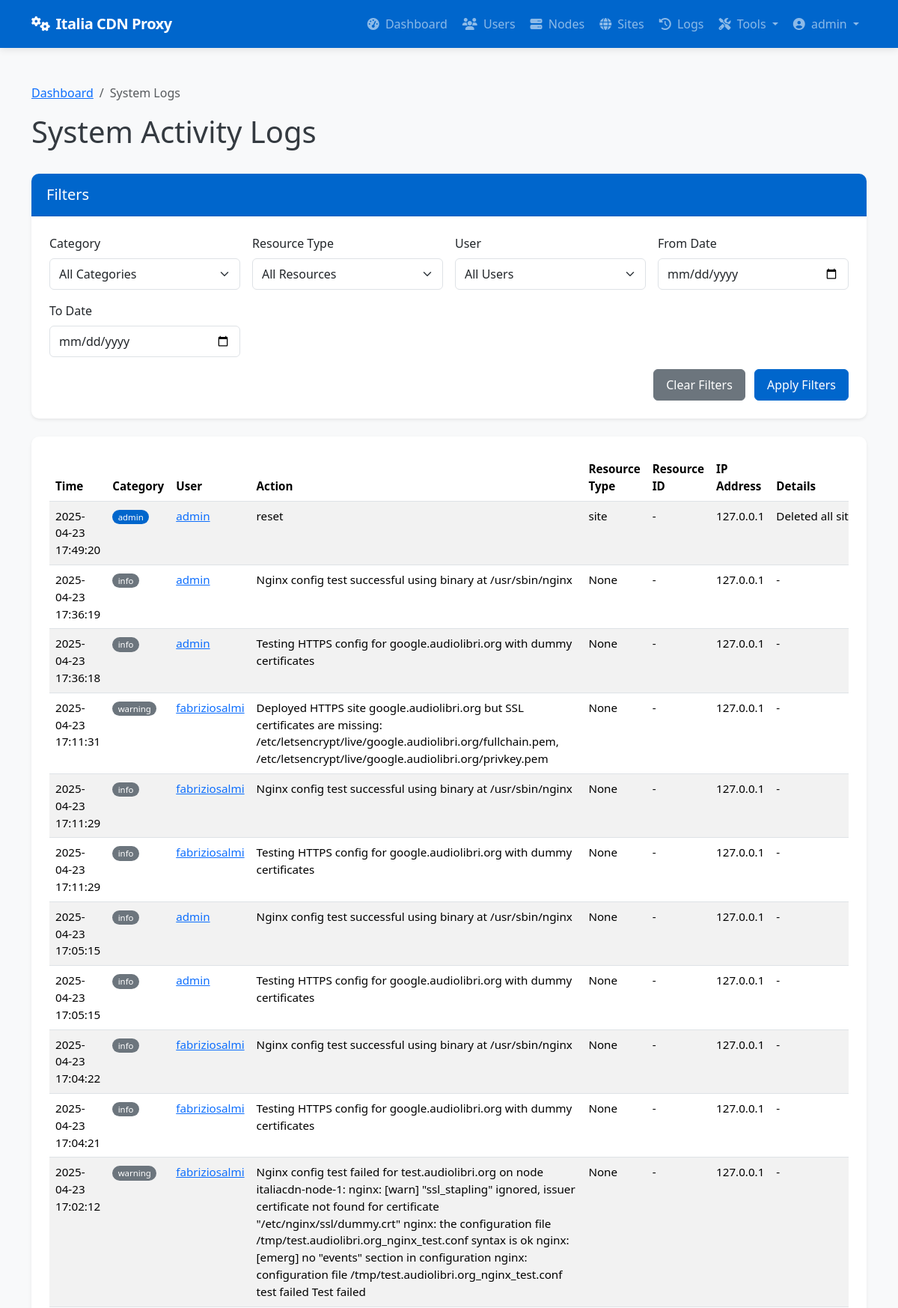
The page /admin/system/logs (signed in, upper part) on the database its author committed.
### app/models/models.py (models this page shows, shortened)
class User(db.Model):
    __tablename__ = 'users'
    id = db.Column(db.Integer, primary_key=True)
    username = db.Column(db.String(64), unique=True, index=True, nullable=False)
    email = db.Column(db.String(120), unique=True, index=True, nullable=False)
    password_hash = db.Column(db.String(128), nullable=False)
    role = db.Column(db.String(20), nullable=False, default='client')  # 'admin' or 'client'
    is_active = db.Column(db.Boolean, default=True)
    created_at = db.Column(db.DateTime, default=datetime.utcnow)
    last_login = db.Column(db.DateTime, nullable=True)
    sites = db.relationship('Site', backref='owner', lazy='dynamic')
    def is_admin(self):
        return self.role == 'admin'

class SystemLog(db.Model):
    __tablename__ = 'system_logs'
    id = db.Column(db.Integer, primary_key=True)
    user_id = db.Column(db.Integer, db.ForeignKey('users.id'), nullable=True)  # Null for system events
    category = db.Column(db.String(32), nullable=False)  # auth, admin, system, security, etc.
    action = db.Column(db.String(64), nullable=False)    # login, logout, create, delete, etc.
    resource_type = db.Column(db.String(32), nullable=True)  # user, node, site, etc.
    resource_id = db.Column(db.Integer, nullable=True)       # ID of the affected resource
    details = db.Column(db.Text, nullable=True)              # Additional details
    ip_address = db.Column(db.String(45), nullable=True)     # IP address of user/system
    created_at = db.Column(db.DateTime, default=datetime.utcnow)
    user = db.relationship('User', backref=db.backref('system_logs', lazy='dynamic'))

### app/controllers/admin.py (the view, shortened to what this page needs)
@admin.route('/system/logs')
@login_required
@admin_required
def system_logs():
    category = request.args.get('category')
    user_id = request.args.get('user_id')
    resource_type = request.args.get('resource_type')
    from_date = request.args.get('from_date')
    to_date = request.args.get('to_date')
    from app.models.models import SystemLog
    query = SystemLog.query
    if category:
        query = query.filter(SystemLog.category == category)
    if user_id:
        query = query.filter(SystemLog.user_id == user_id)
    if resource_type:
        query = query.filter(SystemLog.resource_type == resource_type)
    if from_date:
        try:
            from_datetime = datetime.strptime(from_date, '%Y-%m-%d')
            query = query.filter(SystemLog.created_at >= from_datetime)
        except ValueError:
            pass
    categories = db.session.query(SystemLog.category).distinct().all()
    resource_types = db.session.query(SystemLog.resource_type).distinct().all()
    users = User.query.all()
    page = request.args.get('page', 1, type=int)
    logs = query.order_by(SystemLog.created_at.desc()).paginate(page=page, per_page=50)
    return render_template('admin/system_logs.html',
                          logs=logs,
                          categories=[c[0] for c in categories if c[0]],
                          resource_types=[r[0] for r in resource_types if r[0]],
                          users=users,
                          filters={
                              'category': category,
                              'user_id': user_id,
                              'resource_type': resource_type,
                              'from_date': from_date,
                              'to_date': to_date
                          })

### app/models/__init__.py (called while the page is built)
@login_manager.user_loader
def load_user(user_id):
    return User.query.get(int(user_id))

### app/services/access_control.py (called while the page is built)
def admin_required(f):
    @wraps(f)
    def decorated_function(*args, **kwargs):
        if not current_user.is_admin():
            flash('You need admin privileges to access this page.', 'error')
            return abort(403)
        return f(*args, **kwargs)
    return decorated_function

### app/templates/admin/system_logs.html (shortened to what this page needs)
{% extends 'base.html' %}
{% block content %}
<div class="container py-4">
    <nav aria-label="breadcrumb">
        <ol class="breadcrumb">
            <li class="breadcrumb-item"><a href="{{ url_for('admin.dashboard') }}">Dashboard</a></li>
            <li class="breadcrumb-item active" aria-current="page">System Logs</li>
        </ol>
    </nav>
    <div class="d-flex justify-content-between align-items-center mb-4">
        <h1>System Activity Logs</h1>
    </div>
    <div class="card shadow-sm mb-4">
        <div class="card-header bg-primary text-white">
            <h5 class="card-title mb-0">Filters</h5>
        </div>
        <div class="card-body">
            <form method="GET" action="{{ url_for('admin.system_logs') }}" class="row g-3">
                <div class="col-md-3">
                    <label for="category" class="form-label">Category</label>
                    <select class="form-select" id="category" name="category">
                        <option value="">All Categories</option>
                    </select>
                </div>
                <div class="col-md-3">
                    <label for="resource_type" class="form-label">Resource Type</label>
                    <select class="form-select" id="resource_type" name="resource_type">
                        <option value="">All Resources</option>
                    </select>
                </div>
                <div class="col-md-3">
                    <label for="user_id" class="form-label">User</label>
                    <select class="form-select" id="user_id" name="user_id">
                        <option value="">All Users</option>
                    </select>
                </div>
                <div class="col-md-3">
                    <label for="from_date" class="form-label">From Date</label>
                    <input type="date" class="form-control" id="from_date" name="from_date" value="{{ filters.from_date }}">
                </div>
                <div class="col-md-3">
                    <label for="to_date" class="form-label">To Date</label>
                    <input type="date" class="form-control" id="to_date" name="to_date" value="{{ filters.to_date }}">
                </div>
                <div class="col-md-12 text-end">
                    <a href="{{ url_for('admin.system_logs') }}" class="btn btn-secondary me-2">Clear Filters</a>
                    <button type="submit" class="btn btn-primary">Apply Filters</button>
                </div>
            </form>
        </div>
    </div>
    <div class="card shadow-sm">
        <div class="card-body">
            {% if logs.items %}
                <div class="table-responsive">
                    <table class="table table-striped table-hover">
                        <thead>
                            <tr>
                                <th>Time</th>
                                <th>Category</th>
                                <th>User</th>
                                <th>Action</th>
                                <th>Resource Type</th>
                                <th>Resource ID</th>
                                <th>IP Address</th>
                                <th>Details</th>
                            </tr>
                        </thead>
                        <tbody>
                            {% for log in logs.items %}
                            <tr>
                                <td>{{ log.created_at.strftime('%Y-%m-%d %H:%M:%S') }}</td>
                                <td>
                                    <span class="badge rounded-pill
                                    {% if log.category == 'auth' %}bg-info
                                    {% elif log.category == 'admin' %}bg-primary
                                    {% elif log.category == 'security' %}bg-danger
                                    {% elif log.category == 'system' %}bg-success
                                    {% else %}bg-secondary{% endif %}">
                                        {{ log.category }}
                                    </span>
                                </td>
                                <td>
                                    {% if log.user %}
                                        <a href="{{ url_for('admin.edit_user', user_id=log.user_id) }}">{{ log.user.username }}</a>
                                    {% else %}
                                        <span class="text-muted">System</span>
                                    {% endif %}
                                </td>
                                <td>{{ log.action }}</td>
                                <td>{{ log.resource_type }}</td>
                                <td>
                                    {% if log.resource_type == 'site' and log.resource_id %}
                                        <a href="{{ url_for('admin.view_site', site_id=log.resource_id) }}">{{ log.resource_id }}</a>
                                    {% elif log.resource_type == 'node' and log.resource_id %}
                                        <a href="{{ url_for('admin.view_node', node_id=log.resource_id) }}">{{ log.resource_id }}</a>
                                    {% elif log.resource_type == 'user' and log.resource_id %}
                                        <a href="{{ url_for('admin.edit_user', user_id=log.resource_id) }}">{{ log.resource_id }}</a>
                                    {% else %}
                                        {{ log.resource_id if log.resource_id else '-' }}
                                    {% endif %}
                                </td>
                                <td>{{ log.ip_address or '-' }}</td>
                                <td>
                                    <span class="text-truncate d-inline-block" style="max-width: 300px;" title="{{ log.details }}">
                                        {{ log.details or '-' }}
                                    </span>
                                </td>
                            </tr>
                            {% endfor %}
                        </tbody>
                    </table>
                </div>
            {% else %}
                <div class="alert alert-info mb-0">
                    <i class="fas fa-info-circle me-2"></i> No system logs found matching your criteria.
                </div>
            {% endif %}
        </div>
    </div>
</div>
{% endblock %}

### app/templates/base.html (shortened to what this page needs)
<!DOCTYPE html>
<html lang="en">
<head>
    <link href="https://cdn.jsdelivr.net/npm/bootstrap@5.3.2/dist/css/bootstrap.min.css" rel="stylesheet">
    <link rel="stylesheet" href="https://cdnjs.cloudflare.com/ajax/libs/font-awesome/6.4.2/css/all.min.css">
</head>
<body>
    <header>
        <nav class="navbar navbar-expand-lg navbar-dark bg-primary">
            <div class="container">
                <a class="navbar-brand" href="/">
                    <i class="fas fa-cogs me-2"></i>Italia CDN Proxy
                </a>
                <div class="collapse navbar-collapse" id="navbarNav">
                    <ul class="navbar-nav ms-auto">
                        {% if current_user.is_authenticated %}
                            {% if current_user.is_admin() %}
                                <li class="nav-item">
                                    <a class="nav-link {% if request.endpoint == 'admin.dashboard' %}active{% endif %}" href="{{ url_for('admin.dashboard') }}">
                                        <i class="fas fa-tachometer-alt me-1"></i> Dashboard
                                    </a>
                                </li>
                                <li class="nav-item">
                                    <a class="nav-link {% if 'admin.list_users' in request.endpoint %}active{% endif %}" href="{{ url_for('admin.list_users') }}">
                                        <i class="fas fa-users me-1"></i> Users
                                    </a>
                                </li>
                                <li class="nav-item">
                                    <a class="nav-link {% if 'admin.list_nodes' in request.endpoint %}active{% endif %}" href="{{ url_for('admin.list_nodes') }}">
                                        <i class="fas fa-server me-1"></i> Nodes
                                    </a>
                                </li>
                                <li class="nav-item">
                                    <a class="nav-link {% if 'admin.list_sites' in request.endpoint %}active{% endif %}" href="{{ url_for('admin.list_sites') }}">
                                        <i class="fas fa-globe me-1"></i> Sites
                                    </a>
                                </li>
                                <li class="nav-item">
                                    <a class="nav-link {% if request.endpoint == 'admin.deployment_logs' %}active{% endif %}" href="{{ url_for('admin.deployment_logs') }}">
                                        <i class="fas fa-history me-1"></i> Logs
                                    </a>
                                </li>
                                <li class="nav-item dropdown">
                                    <a class="nav-link dropdown-toggle" href="#" id="adminToolsDropdown" role="button" data-bs-toggle="dropdown" aria-expanded="false">
                                        <i class="fas fa-tools me-1"></i> Tools
                                    </a>
                                </li>
                            {% endif %}
                            <li class="nav-item dropdown">
                                <a class="nav-link dropdown-toggle" href="#" id="userDropdown" role="button" data-bs-toggle="dropdown" aria-expanded="false">
                                    <i class="fas fa-user-circle me-1"></i> {{ current_user.username }}
                                </a>
                            </li>
                        {% endif %}
                    </ul>
                </div>
            </div>
        </nav>
    </header>
    <main>
        {% block content %}{% endblock %}
    </main>
</body>
</html>

### app/templates/base.html (style rules this page uses)
:root { --primary-color: #0066CC; --primary-dark: #0052a3; --success-color: #198754; --info-color: #0dcaf0; --warning-color: #ffc107; --danger-color: #dc3545; }
body { min-height: 100vh; display: flex; flex-direction: column; background-color: #f8f9fa; color: #343a40; }
main { flex: 1; padding: 1.5rem 0; }
.navbar-brand { font-weight: 700; letter-spacing: -0.5px; }
.navbar { box-shadow: 0 2px 10px rgba(0, 0, 0, 0.1); padding: 0.75rem 1rem; }
.nav-link { font-weight: 500; transition: all 0.2s ease; padding: 0.5rem 1rem; border-radius: 4px; margin: 0 0.125rem; }
.card { border-radius: 0.625rem; box-shadow: 0 4px 12px rgba(0, 0, 0, 0.05); border: none; margin-bottom: 1.75rem; overflow: hidden; transition: transform 0.2s, box-shadow 0.2s; }
.card-header { border-bottom: 1px solid rgba(0, 0, 0, 0.075); background-color: #fff; padding: 1rem 1.25rem; font-weight: 600; }
.card-body { padding: 1.5rem; }
.btn { border-radius: 0.375rem; padding: 0.5rem 1rem; font-weight: 500; transition: all 0.2s; }
.btn-primary { background-color: var(--primary-color); border-color: var(--primary-color); }
.bg-primary { background-color: var(--primary-color) !important; }
.table { font-size: 0.95rem; }
.table th { font-weight: 600; border-top: none; }
.table-striped tbody tr:nth-of-type(odd) { background-color: rgba(0, 0, 0, 0.02); }
.badge { font-weight: 500; padding: 0.35em 0.65em; }
.form-control, .form-select { border-radius: 0.375rem; padding: 0.5rem 0.75rem; border-color: #dee2e6; }

### rows shown on the page
User: username "admin"
SystemLog: created_at "2025-04-23 17:49:20", category "admin", user.username "admin", action "reset", resource_type "site", resource_id "-", ip_address "127.0.0.1", details "Deleted all…"
SystemLog: created_at "2025-04-23 17:36:19", category "info", user.username "admin", action "Nginx config test successful using binary at /usr/sbin/nginx", resource_type "None", resource_id "-", ip_address "127.0.0.1", details "-"
SystemLog: created_at "2025-04-23 17:36:18", category "info", user.username "admin", action "Testing HTTPS config for google.audiolibri.org with dummy certificates", resource_type "None", resource_id "-", ip_address "127.0.0.1", details "-"
SystemLog: created_at "2025-04-23 17:11:31", category "warning", user.username "fabriziosalmi", action "Deployed HTTPS site google.audiolibri.org but SSL certificates are missing: /etc/letsencrypt/live/google.audiolibri.org/fullchain.pem, /etc/letsencrypt/live/google.audiolibri.org/privkey.pem", resource_type "None", resource_id "-", ip_address "127.0.0.1", details "-"
SystemLog: created_at "2025-04-23 17:11:29", category "info", user.username "fabriziosalmi", action "Nginx config test successful using binary at /usr/sbin/nginx", resource_type "None", resource_id "-", ip_address "127.0.0.1", details "-"
SystemLog: created_at "2025-04-23 17:11:29", category "info", user.username "fabriziosalmi", action "Testing HTTPS config for google.audiolibri.org with dummy certificates", resource_type "None", resource_id "-", ip_address "127.0.0.1", details "-"
SystemLog: created_at "2025-04-23 17:05:15", category "info", user.username "admin", action "Nginx config test successful using binary at /usr/sbin/nginx", resource_type "None", resource_id "-", ip_address "127.0.0.1", details "-"
SystemLog: created_at "2025-04-23 17:05:15", category "info", user.username "admin", action "Testing HTTPS config for google.audiolibri.org with dummy certificates", resource_type "None", resource_id "-", ip_address "127.0.0.1", details "-"
SystemLog: created_at "2025-04-23 17:04:22", category "info", user.username "fabriziosalmi", action "Nginx config test successful using binary at /usr/sbin/nginx", resource_type "None", resource_id "-", ip_address "127.0.0.1", details "-"
SystemLog: created_at "2025-04-23 17:04:21", category "info", user.username "fabriziosalmi", action "Testing HTTPS config for google.audiolibri.org with dummy certificates", resource_type "None", resource_id "-", ip_address "127.0.0.1", details "-"
SystemLog: created_at "2025-04-23 17:02:12", category "warning", user.username "fabriziosalmi", action "Nginx config test failed for test.audiolibri.org on node italiacdn-node-1: nginx: [warn] \"ssl_stapling\" ignored, issuer certificate not found for certificate \"/etc/nginx/ssl/dummy.crt\" nginx: the configuration file /tmp/test.audiolibri.org_nginx_test.conf syntax is ok nginx: [emerg] no \"events\" section in configuration nginx: configuration file /tmp/test.audiolibri.org_nginx_test.conf test failed Test failed", resource_type "None", resource_id "-", ip_address "127.0.0.1", details "-"
